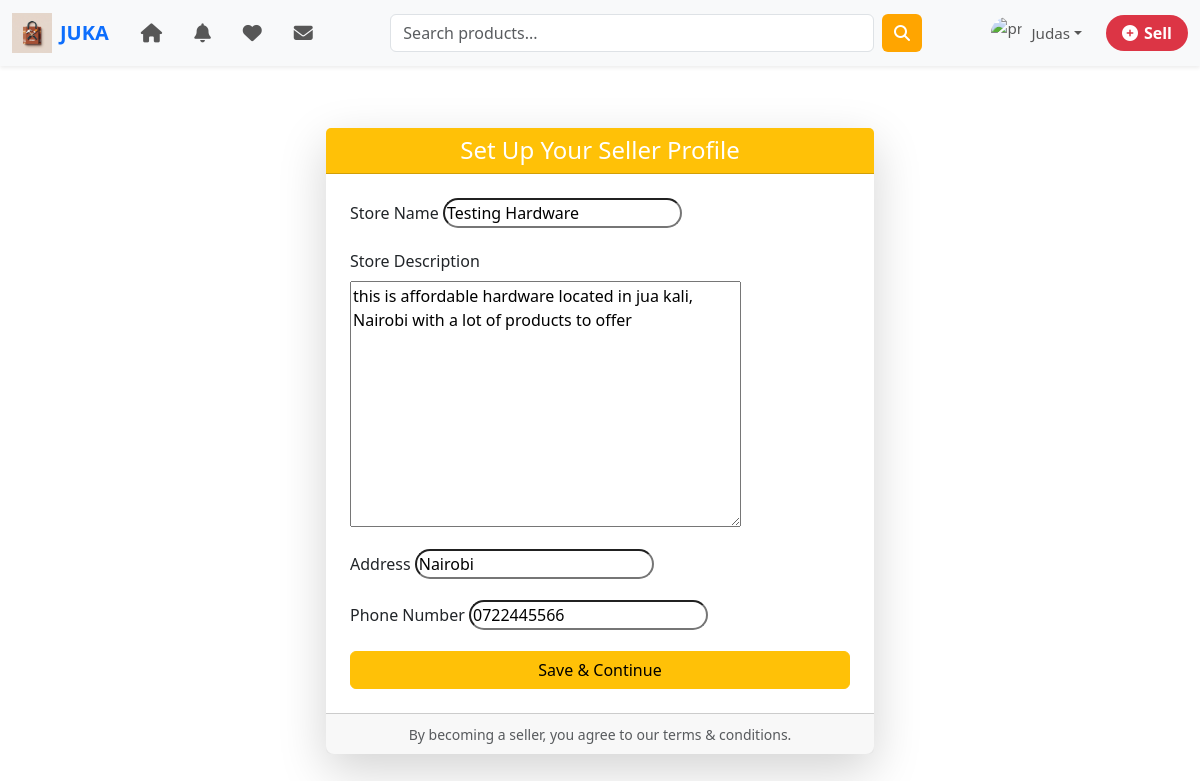
Page /seller/setup/ (signed in) on the committed database.
### accounts/models.py (models this page shows, shortened)
class CustomUser(AbstractUser):
    ROLE_CHOICES = (
        ('buyer', 'Buyer'),
        ('seller', 'Seller'),
    )
    role = models.CharField(max_length=10, choices=ROLE_CHOICES, default='buyer')
    phone_number = models.CharField(max_length=15, blank=True, null=True)
    @property
    def is_seller(self):
        return self.role == 'seller'

### sellers/models.py (models this page shows, shortened)
class SellerProfile(models.Model):
    user = models.OneToOneField(settings.AUTH_USER_MODEL, on_delete=models.CASCADE)
    store_name = models.CharField(max_length=100)
    store_description = models.TextField(blank=True)
    address = models.CharField(max_length=255, blank=True)
    phone_number = models.CharField(max_length=20, blank=True)
    verified = models.BooleanField(default=False)

### sellers/views.py (the view)
# urls.py: path('setup/', views.setup_seller_profile, name='setup_seller_profile'),
@login_required
def setup_seller_profile(request):
    try:
        profile = SellerProfile.objects.get(user=request.user)
    except SellerProfile.DoesNotExist:
        profile = None
    if request.method == "POST":
        form = SellerProfileForm(request.POST, instance=profile)
        if form.is_valid():
            seller_profile = form.save(commit=False)
            seller_profile.user = request.user
            seller_profile.save()
            request.user.role = "seller"
            request.user.save(update_fields=["role"])
            messages.success(request, "Your seller profile and shop were created successfully!")
            shop, created = Shop.objects.get_or_create(seller=request.user)
            shop.shop_name = seller_profile.store_name or f"{request.user.username}'s Shop"
            shop.description = seller_profile.store_description
            shop.email = request.user.email
            shop.phone = seller_profile.phone_number
            shop.address = seller_profile.address
            shop.save()
            if not hasattr(request.user, "is_seller") or not request.user.is_seller:
                request.user.is_seller = True
                request.user.save(update_fields=["is_seller"])
        return redirect("my_shop", seller_id=seller_profile.id)
    else:
        form = SellerProfileForm(instance=profile)
    return render(request, "setup_seller.html", {"form": form})

### sellers/forms.py
class SellerProfileForm(forms.ModelForm):
    class Meta:
        model = SellerProfile
        fields = ['store_name', 'store_description', 'address', 'phone_number']

### JUKA/context_processors.py (called while the page is built)
def categories_processor(request):
    return {
        "categories": Category.objects.all()
    }

def saved_items(request):
    saved_ids = set()
    if request.user.is_authenticated:
        saved_ids = set(SavedItem.objects.filter(user=request.user).values_list("advert_id", flat=True))
    return {'user_saved_ids': saved_ids}

def unread_counts(request):
    if request.user.is_authenticated:
        unread_messages = Message.objects.filter(
            receiver=request.user,
            is_read=False
        ).count()
        unread_notifications = Notification.objects.filter(
            user=request.user,
            is_read=False
        ).count()
    else:
        unread_messages = 0
        unread_notifications = 0
    return {
        'unread_messages': unread_messages,
        'unread_notifications': unread_notifications,
    }

### sellers/templates/setup_seller.html (shortened to what this page needs)
{% extends "base.html" %}
{% load static %}
{% block content %}
<div class="container mt-5">
    <div class="row justify-content-center">
        <div class="col-md-8 col-lg-6">
            <div class="card shadow-lg border-0 rounded-3">
                <div class="card-header bg-warning text-white text-center">
                    <h4 class="mb-0">Set Up Your Seller Profile</h4>
                </div>
                <div class="card-body p-4">
                    <form method="POST">
                        <div class="mb-3">
                            <label class="form-label">Store Name</label>
                            {{ form.store_name }}
                        </div>
                        <div class="mb-3">
                            <label class="form-label">Store Description</label>
                            {{ form.store_description }}
                        </div>
                        <div class="mb-3">
                            <label class="form-label">Address</label>
                            {{ form.address }}
                        </div>
                        <div class="mb-3">
                            <label class="form-label">Phone Number</label>
                            {{ form.phone_number }}
                        </div>
                        <button type="submit" class="btn btn-warning w-100">Save & Continue</button>
                    </form>
                </div>
                <div class="card-footer text-center">
                    <small class="text-muted">By becoming a seller, you agree to our terms & conditions.</small>
                </div>
            </div>
        </div>
    </div>
</div>
{% endblock %}

### templates/base.html (shortened to what this page needs)
{% load static %}
{% load socialaccount %}
<!doctype html>
<html lang="en">
<head>
    <link href="https://cdn.jsdelivr.net/npm/bootstrap@5.3.2/dist/css/bootstrap.min.css" rel="stylesheet">
    <link rel="stylesheet" href="{% static 'main.css' %}">
    <link href="https://cdnjs.cloudflare.com/ajax/libs/font-awesome/6.4.0/css/all.min.css" rel="stylesheet">
</head>
<body>
<nav class="navbar navbar-expand-lg navbar-light bg-light shadow-sm">
    <div class="container-fluid">
        <a class="navbar-brand fw-bold text-primary d-flex align-items-center" href="{% url 'home' %}">
            <img src="{% static 'logo.png' %}" alt="Logo" width="40" class="me-2"> JUKA
        </a>
        <div class="collapse navbar-collapse" id="navbarSupportedContent">
            <ul class="navbar-nav me-auto mb-2 mb-lg-0 d-flex align-items-center">
                <li class="nav-item mx-2">
                    <a class="nav-link" href="{% url 'home' %}" title="Home">
                    </a>
                </li>
                <li class="nav-item mx-2">
                    {% if user.is_authenticated %}
                    <a class="nav-link" href="{% url 'notifications' %}" title="Notifications">
                    </a>
                    {% endif %}
                </li>
                <li class="nav-item mx-2">
                    {% if user.is_authenticated %}
                    <a class="nav-link" href="{% url 'saved_items' %}" title="Saved Items">
                    </a>
                    {% endif %}
                </li>
                <li class="nav-item mx-2">
                    {% if user.is_authenticated %}
                    <a class="nav-link" href="{% url 'inbox' %}" title="Messages">
                    </a>
                    {% endif %}
                </li>
            </ul>
            <form class="d-flex mx-auto w-50" method="get" action="{% url 'search' %}">
                <input class="form-control me-2" type="search" placeholder="Search products..." aria-label="Search">
                <button class="btn btn-primary" type="submit">
                    <i class="fas fa-search"></i>
                </button>
            </form>
            <ul class="navbar-nav ms-auto d-flex align-items-center">
                <li class="nav-item dropdown d-flex align-items-center">
                    {% if user.is_authenticated %}
                    <a class="nav-link dropdown-toggle d-flex align-items-center" href="#" role="button"
                       data-bs-toggle="dropdown" aria-expanded="false">
                        <img src="https://cdn-icons-png.flaticon.com/512/149/149071.png"
                             class="rounded-circle me-2" width="32" height="32" alt="profile">
                        <span>{{ user.first_name }}</span>
                    </a>
                    {% else %}
                    <button class="btn btn-outline-primary" data-bs-toggle="modal" data-bs-target="#loginModal">
                        Login
                    </button>
                    {% endif %}
                </li>
                <li class="nav-item ms-3">
                    {% if user.is_authenticated %}
                    {% if user.sellerprofile %}
                    <a href="{% url 'create_advert' %}" class="btn btn-danger">
                        <i class="fas fa-plus-circle"></i> Sell
                    </a>
                    {% else %}
                    <a href="{% url 'setup_seller_profile' %}" class="btn btn-danger">
                        <i class="fas fa-plus-circle"></i> Sell
                    </a>
                    {% endif %}
                    {% else %}
                    <button class="btn btn-danger" data-bs-toggle="modal" data-bs-target="#loginModal">
                        <i class="fas fa-plus-circle"></i> Sell
                    </button>
                    {% endif %}
                </li>
            </ul>
        </div>
    </div>
</nav>
<div class="{% if show_sidebar %}layout-with-sidebar{% else %}layout-fullwidth{% endif %}">
    <div class="main-content container">
        <div class="row">
            {% block content %}{% endblock %}
        </div>
    </div>
</div>
</body>
</html>

### static/main.css (style rules this page uses)
body { padding-top: 70px; width: 100%; max-width: 100%; font-family: 'Segoe UI', Arial, sans-serif; overflow-x: hidden; }
:root { --orange: #FFA500; --yellow: #FFD700; --brown: #8B4513; --white: #ffffff; }
body { background-color: var(--white); color: var(--brown); }
.btn-primary { background-color: var(--orange); border: none; }
.navbar { position: fixed; top: 0; left: 0; width: 100%; z-index: 1050; }
.navbar { font-size: 0.95rem; }
.navbar .nav-link { display: flex; align-items: center; gap: 0; }
form input { border-radius: 50px; }
form button { border-radius: 50px; }
.navbar .btn-danger { background-color: #dc3545; border: none; font-weight: bold; border-radius: 30px; padding: 6px 16px; display: flex; align-items: center; gap: 6px; transition: background-color 0.3s ease; }
.layout-fullwidth .main-content { width: 100%; padding: 10px; }

### rows in the picture
CustomUser: first_name "Judas"
SellerProfile: store_name "Testing Hardware", store_description "this is affordable hardware located in jua kali, Nairobi with a lot of products to offer", address "Nairobi", phone_number "0722445566"
